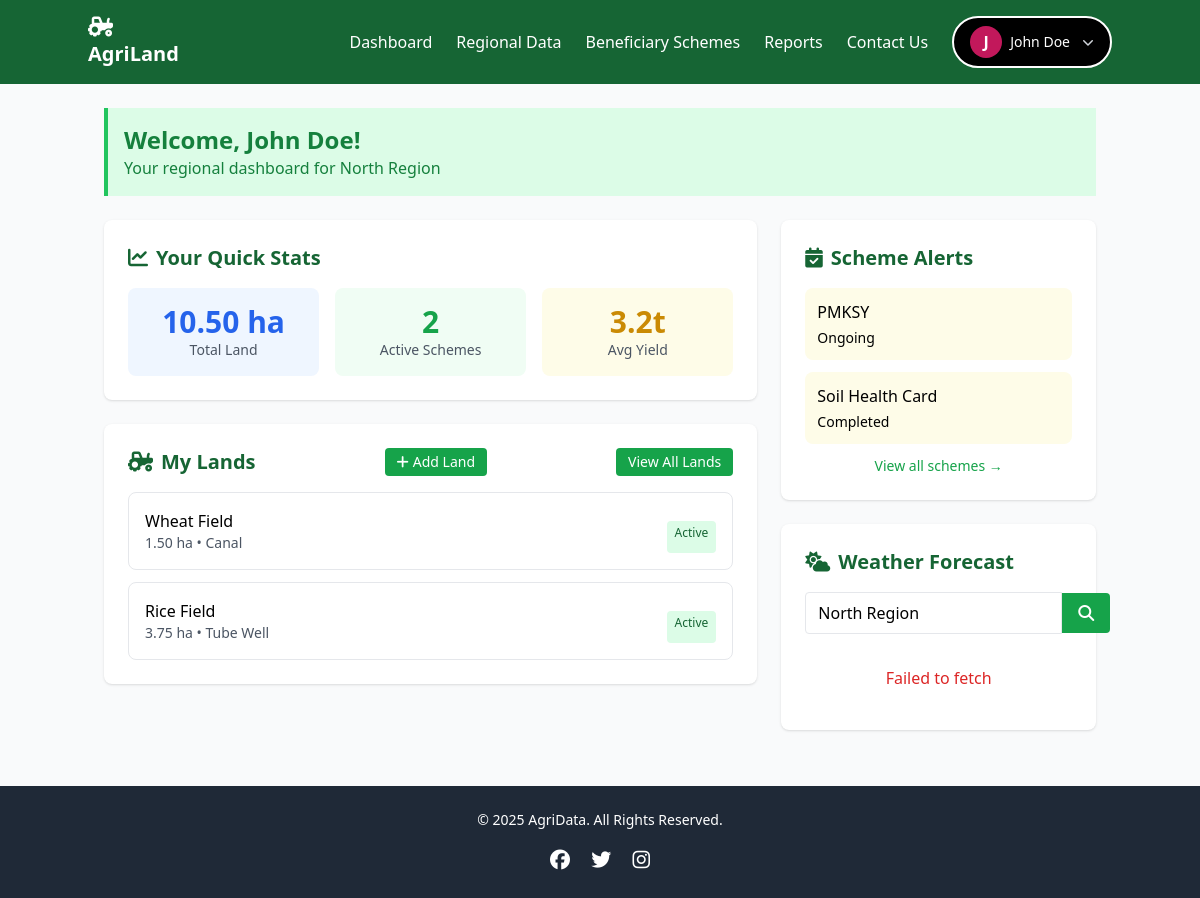
Screenshot of /dash.php (signed in) with the database file from the repository.
### tables this page shows
CREATE TABLE lands (
    id INT AUTO_INCREMENT PRIMARY KEY,
    user_id INT NOT NULL,
    region VARCHAR(50) NOT NULL,
    land_size DECIMAL(10,2) NOT NULL,
    irrigation_source VARCHAR(50) NOT NULL,
    primary_crop VARCHAR(50) NOT NULL,
    secondary_crop VARCHAR(50),
    water_depth DECIMAL(10,2),
    created_at TIMESTAMP DEFAULT CURRENT_TIMESTAMP,
    FOREIGN KEY (user_id) REFERENCES users(id)
);

### dash.php (the view, shortened to what this page needs)
<?php
require_once 'includes/config.php';
$user_id = $_SESSION['user_id'];
$region = $_SESSION['region'];
$stats_query = "SELECT
    SUM(l.land_size) as total_land,
    COUNT(DISTINCT s.scheme_id) as active_schemes
    FROM lands l
    LEFT JOIN regions r ON l.region = r.region_name
    LEFT JOIN region_schemes rs ON r.region_id = rs.region_id
    LEFT JOIN beneficiary_schemes s ON rs.scheme_id = s.scheme_id
    WHERE l.user_id = ?";
$stmt = mysqli_prepare($conn, $stats_query);
mysqli_stmt_bind_param($stmt, 'i', $user_id);
mysqli_stmt_execute($stmt);
$stats_result = mysqli_stmt_get_result($stmt);
$stats = mysqli_fetch_assoc($stats_result) ?: ['total_land' => 0, 'active_schemes' => 0];
$lands_query = "SELECT * FROM lands WHERE user_id = ?";
$stmt = mysqli_prepare($conn, $lands_query);
mysqli_stmt_bind_param($stmt, 'i', $user_id);
mysqli_stmt_execute($stmt);
$lands = mysqli_stmt_get_result($stmt);
$schemes_query = "SELECT s.scheme_name, rs.implementation_status
                 FROM region_schemes rs
                 JOIN beneficiary_schemes s ON rs.scheme_id = s.scheme_id
                 JOIN regions r ON rs.region_id = r.region_id
                 WHERE r.region_name = ?
                 LIMIT 2";
$stmt = mysqli_prepare($conn, $schemes_query);
mysqli_stmt_bind_param($stmt, 's', $region);
mysqli_stmt_execute($stmt);
$schemes = mysqli_stmt_get_result($stmt);
?>
<!DOCTYPE html>
<html lang="en">
<head>
    <script src="https://cdn.tailwindcss.com"></script>
    <link rel="stylesheet" href="https://cdnjs.cloudflare.com/ajax/libs/font-awesome/6.4.0/css/all.min.css">
</head>
<body class="bg-gray-50">
    <?php include 'header.php'; ?>
    <main class="container mx-auto px-4 py-6">
        <div class="bg-green-100 border-l-4 border-green-500 text-green-700 p-4 mb-6">
            <h1 class="text-2xl font-bold">Welcome, <?php echo htmlspecialchars($_SESSION['full_name']); ?>!</h1>
            <p>Your regional dashboard for <?php echo htmlspecialchars($region); ?></p>
        </div>
        <div class="grid grid-cols-1 lg:grid-cols-3 gap-6">
            <div class="lg:col-span-2 space-y-6">
                <div class="bg-white rounded-lg shadow p-6">
                    <h2 class="text-xl font-semibold mb-4 text-green-800">
                        <i class="fas fa-chart-line mr-2"></i>Your Quick Stats
                    </h2>
                    <div class="grid grid-cols-3 gap-4">
                        <div class="text-center p-4 bg-blue-50 rounded-lg">
                            <div class="text-3xl font-bold text-blue-600"><?php echo number_format($stats['total_land'], 2); ?> ha</div>
                            <div class="text-sm text-gray-600">Total Land</div>
                        </div>
                        <div class="text-center p-4 bg-green-50 rounded-lg">
                            <div class="text-3xl font-bold text-green-600"><?php echo $stats['active_schemes']; ?></div>
                            <div class="text-sm text-gray-600">Active Schemes</div>
                        </div>
                        <div class="text-center p-4 bg-yellow-50 rounded-lg">
                            <div class="text-3xl font-bold text-yellow-600">3.2t</div>
                            <div class="text-sm text-gray-600">Avg Yield</div>
                        </div>
                    </div>
                </div>
                <div class="bg-white rounded-lg shadow p-6">
                    <div class="flex justify-between items-center mb-4">
                        <h2 class="text-xl font-semibold text-green-800">
                            <i class="fas fa-tractor mr-2"></i>My Lands
                        </h2>
                        <a href="add_land.php" class="text-sm bg-green-600 hover:bg-green-700 text-white px-3 py-1 rounded">
                            <i class="fas fa-plus mr-1"></i>Add Land
                        </a>
                        <a href="view_lands.php" class="text-sm bg-green-600 hover:bg-green-700 text-white px-3 py-1 rounded">
                            View All Lands
                        </a>
                    </div>
                    <div class="space-y-3">
                        <?php if (mysqli_num_rows($lands) > 0): ?>
                            <?php while ($land = mysqli_fetch_assoc($lands)): ?>
                                <div class="border rounded-lg p-4 hover:bg-gray-50">
                                    <div class="flex justify-between">
                                        <div>
                                            <h3 class="font-medium"><?php echo htmlspecialchars($land['primary_crop']); ?> Field</h3>
                                            <p class="text-sm text-gray-600">
                                                <?php echo htmlspecialchars($land['land_size']); ?> ha •
                                                <?php echo htmlspecialchars($land['irrigation_source']); ?>
                                            </p>
                                        </div>
                                        <span class="px-2 py-1 text-xs rounded mt-3 bg-green-100 text-green-800">
                                            Active
                                        </span>
                                    </div>
                                </div>
                            <?php endwhile; ?>
                        <?php endif; ?>
                    </div>
                </div>
            </div>
            <div class="space-y-6">
                <div class="bg-white rounded-lg shadow p-6">
                    <h2 class="text-xl font-semibold mb-4 text-green-800">
                        <i class="fas fa-calendar-check mr-2"></i>Scheme Alerts
                    </h2>
                    <div class="space-y-3">
                        <?php if (mysqli_num_rows($schemes) > 0): ?>
                            <?php while ($scheme = mysqli_fetch_assoc($schemes)): ?>
                                <div class="p-3 bg-yellow-50 rounded-lg">
                                    <h3 class="font-medium"><?php echo htmlspecialchars($scheme['scheme_name']); ?></h3>
                                    <div class="text-sm mt-1">
                                        <span class="font-medium"><?php echo ucfirst($scheme['implementation_status']); ?></span>
                                    </div>
                                </div>
                            <?php endwhile; ?>
                        <?php else: ?>
                            <p class="text-gray-500">active schemes</p>
                        <?php endif; ?>
                        <a href="schemes.php" class="block text-center text-sm text-green-600 hover:underline mt-2">
                            View all schemes →
                        </a>
                    </div>
                </div>
                <div class="bg-white rounded-lg shadow p-6">
                    <h2 class="text-xl font-semibold mb-4 text-green-800">
                        <i class="fas fa-cloud-sun mr-2"></i>Weather Forecast
                    </h2>
                    <div class="weather-container">
                        <div class="flex items-center mb-4">
                            <input type="text" id="weatherCity" placeholder="Enter city name"
                                class="flex-1 border rounded-l px-3 py-2 focus:outline-none focus:ring-2 focus:ring-green-500"
                                value="<?php echo htmlspecialchars($region); ?>">
                            <button id="getWeatherBtn" class="bg-green-600 hover:bg-green-700 text-white px-4 py-2 rounded-r">
                                <i class="fas fa-search"></i>
                            </button>
                        </div>
                        <div id="weatherError" class="text-center py-4 text-red-600 hidden"></div>
                    </div>
                </div>
            </div>
        </div>
    </main>
    <?php include 'footer.php'; ?>
</body>
</html>

### rows the page displays
lands: primary_crop "Wheat", land_size "1.50", irrigation_source "Canal"
lands: primary_crop "Rice", land_size "3.75", irrigation_source "Tube Well"

### other values shown
$initial "J"
$username "John Doe"
$_SESSION['full_name'] "John Doe"
$region "North Region"
$stats['total_land'] "10.50"
$stats['active_schemes'] "2"
$scheme['scheme_name'] "PMKSY"
$scheme['implementation_status'] "Ongoing"
$scheme['scheme_name'] "Soil Health Card"
$scheme['implementation_status'] "Completed"
